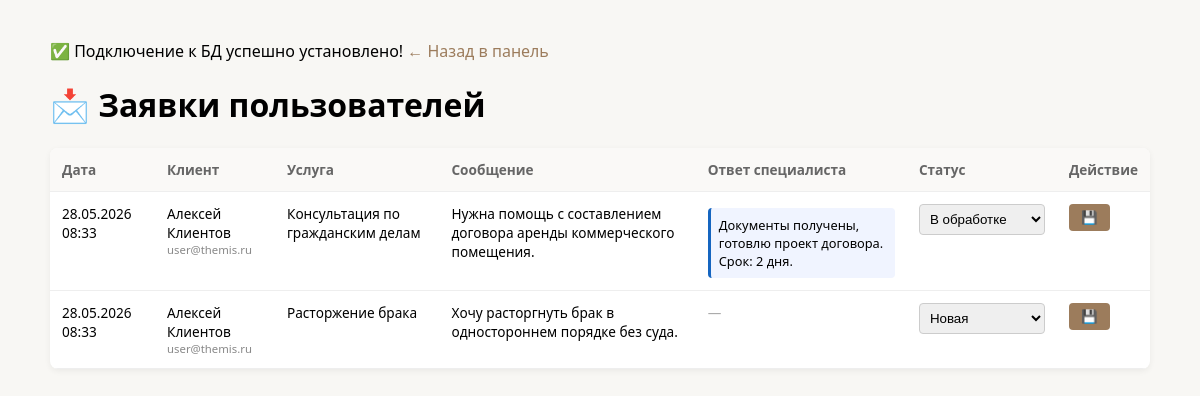
Screenshot of /public/admin/applications.php (signed in) with the database file from the repository.
### tables this page shows
CREATE TABLE IF NOT EXISTS applications (
    id INT AUTO_INCREMENT PRIMARY KEY,
    user_id INT NOT NULL,
    service_id INT NOT NULL,
    specialist_id INT DEFAULT NULL,
    status_id INT NOT NULL DEFAULT 1,
    client_message TEXT NOT NULL,
    specialist_response TEXT,
    created_at TIMESTAMP DEFAULT CURRENT_TIMESTAMP,
    updated_at TIMESTAMP DEFAULT CURRENT_TIMESTAMP ON UPDATE CURRENT_TIMESTAMP,
    FOREIGN KEY (user_id) REFERENCES users(id) ON DELETE RESTRICT,
    FOREIGN KEY (service_id) REFERENCES services(id) ON DELETE RESTRICT,
    FOREIGN KEY (specialist_id) REFERENCES users(id) ON DELETE SET NULL,
    FOREIGN KEY (status_id) REFERENCES statuses(id) ON DELETE RESTRICT
);

CREATE TABLE IF NOT EXISTS users (
    id INT AUTO_INCREMENT PRIMARY KEY,
    email VARCHAR(255) NOT NULL UNIQUE,
    password_hash VARCHAR(255) NOT NULL,
    first_name VARCHAR(100),
    last_name VARCHAR(100),
    phone VARCHAR(20),
    role ENUM('user', 'specialist', 'admin') DEFAULT 'user',
    created_at TIMESTAMP DEFAULT CURRENT_TIMESTAMP,
    updated_at TIMESTAMP DEFAULT CURRENT_TIMESTAMP ON UPDATE CURRENT_TIMESTAMP
);

CREATE TABLE IF NOT EXISTS services (
    id INT AUTO_INCREMENT PRIMARY KEY,
    category_id INT NOT NULL,
    title VARCHAR(255) NOT NULL,
    description TEXT,
    price DECIMAL(10, 2) DEFAULT 0.00,
    is_active TINYINT(1) DEFAULT 1,
    created_at TIMESTAMP DEFAULT CURRENT_TIMESTAMP,
    updated_at TIMESTAMP DEFAULT CURRENT_TIMESTAMP ON UPDATE CURRENT_TIMESTAMP,
    FOREIGN KEY (category_id) REFERENCES categories(id) ON DELETE RESTRICT
);

### src/helpers/helpers.php (called while the page is built)
<?php
function e(string $text): string {
    return htmlspecialchars($text, ENT_QUOTES | ENT_SUBSTITUTE, 'UTF-8');
}

### public/admin/applications.php (the view, shortened to what this page needs)
<?php
require_once __DIR__ . '/../src/helpers/helpers.php';
require_once __DIR__ . '/../src/helpers/auth.php';
$apps = $pdo->query("
    SELECT a.id, a.created_at, a.client_message, a.specialist_response,
           u.email as user_email, u.first_name, u.last_name,
           s.title as service_title,
           st.name as status_name, st.id as status_id
    FROM applications a
    JOIN users u ON a.user_id = u.id
    JOIN services s ON a.service_id = s.id
    JOIN statuses st ON a.status_id = st.id
    ORDER BY a.created_at DESC
")->fetchAll();
$statuses = $pdo->query("SELECT id, name FROM statuses ORDER BY id")->fetchAll();
?>
<!DOCTYPE html>
<html lang="ru">
<head>
</head>
<body>
    <a href="/admin/index.php">← Назад в панель</a>
    <h1>📩 Заявки пользователей</h1>
    <table>
        <thead>
            <tr>
                <th>Дата</th>
                <th>Клиент</th>
                <th>Услуга</th>
                <th>Сообщение</th>
                <th>Ответ специалиста</th>
                <th>Статус</th>
                <th>Действие</th>
            </tr>
        </thead>
        <tbody>
            <?php foreach ($apps as $app): ?>
            <tr>
                <td><?= date('d.m.Y H:i', strtotime($app['created_at'])) ?></td>
                <td><?= e($app['first_name']) ?> <?= e($app['last_name']) ?><br><small style="color:#888"><?= e($app['user_email']) ?></small></td>
                <td><?= e($app['service_title']) ?></td>
                <td><?= nl2br(e($app['client_message'])) ?></td>
                <td>
                    <?= $app['specialist_response'] ? '<div class="response">' . nl2br(e($app['specialist_response'])) . '</div>' : '<span style="color:#aaa">—</span>' ?>
                </td>
                <td>
                    <form method="POST">
                        <select name="status_id">
                            <?php foreach ($statuses as $st): ?>
                                <option value="<?= $st['id'] ?>" <?= $app['status_id'] == $st['id'] ? 'selected' : '' ?>><?= e($st['name']) ?></option>
                            <?php endforeach; ?>
                        </select>
                </td>
                <td><button type="submit" class="btn">💾</button></form></td>
            </tr>
            <?php endforeach; ?>
        </tbody>
    </table>
</body>
</html>

### public/admin/applications.php (style rules this page uses)
body { font-family: system-ui, sans-serif; max-width: 1100px; margin: 40px auto; padding: 0 20px; background: #f8f7f4; }
table { width: 100%; border-collapse: collapse; background: #fff; border-radius: 8px; overflow: hidden; box-shadow: 0 2px 6px rgba(0,0,0,0.06); }
th, td { padding: 12px; text-align: left; border-bottom: 1px solid #eee; font-size: 0.85rem; vertical-align: top; }
th { background: #faf9f7; color: #666; }
select { padding: 6px; border: 1px solid #ccc; border-radius: 4px; }
.btn { padding: 6px 12px; background: #9c7c5c; color: #fff; border: none; border-radius: 4px; cursor: pointer; }
a { color: #9c7c5c; text-decoration: none; }
.response { background: #f0f4ff; padding: 8px; border-radius: 4px; border-left: 3px solid #1565c0; margin-top: 4px; font-size: 0.8rem; }

### rows the page displays
applications: created_at "28.05.2026 08:33", user.first_name "Алексей", user.last_name "Клиентов", user.email "user@themis.ru", service.title "Консультация по гражданским делам", client_message "Нужна помощь с составлением договора аренды коммерческого помещения.", specialist_response "Документы получены, готовлю проект договора. Срок: 2 дня."
applications: created_at "28.05.2026 08:33", user.first_name "Алексей", user.last_name "Клиентов", user.email "user@themis.ru", service.title "Расторжение брака", client_message "Хочу расторгнуть брак в одностороннем порядке без суда."

### other values shown
form field status_id "В обработке"
form field status_id "Новая"
